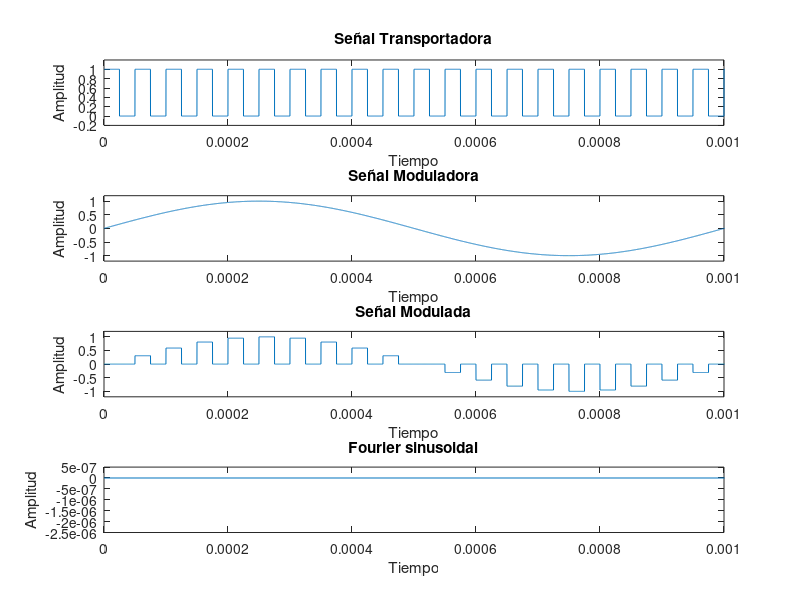
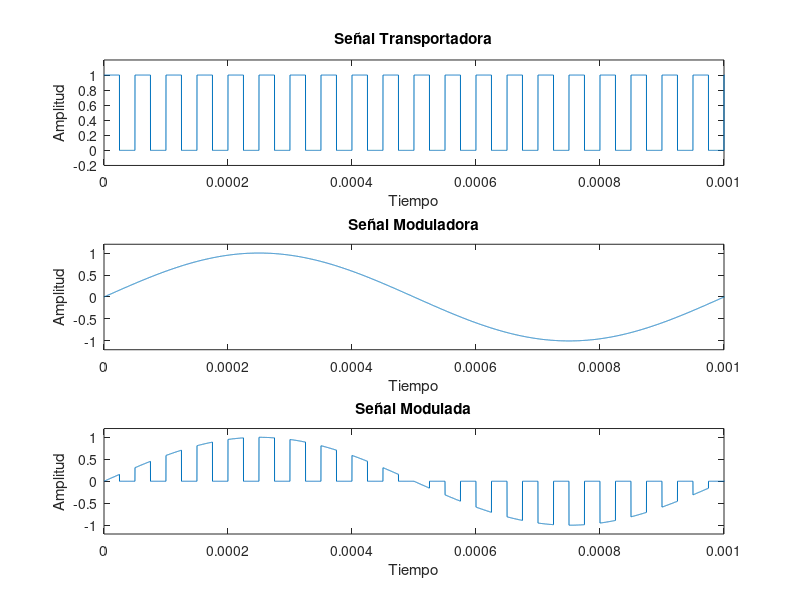

Source code (MATLAB) for these figures, in order:
clc;
A = 1; % Amplitud de la señal mensaje

fc = 20000;
fm =1000;
fs = 10000000;
t=1;
lX = [0.0 0.001];

n = [0:1/fs:t];
n = n(1:end-1); % Se elimina la última muestra del vector para que quede par en la cantidad de elementos

d = 50; % Ciclo de trabajo. Corresponde a un 50%

s = square(2*pi*fc*n,d); % Señal cuadrada
s(find(s<0))=0;   % Se toman solo los valores positivos, por que así es como se comportan los pulsos de la señal portadora

m = A*sin(2*pi*fm*n); % Señal Moduladora
period_sam = length(n)/fc;     % Número de muestras que tiene la señal transportadora
ind = 1:period_sam:length(n);   %
on_samp = ceil(period_sam * d/100);   %
pam_gate = zeros(1,length(n));
for i =1:length(ind)
    pam_gate(ind(i):ind(i)+on_samp) = m(ind(i));
end

fourier_gate = fft(pam_gate); % Fourier de Natural, CON FRECUENCIA fc

fourier_sinoudal = fft(m); % Fourier de Sinoudal, con frecuencia de señal = fm; 


figure("Name","Modulación Instantanea");
subplot(4,1,1);
plot(n,s);
title("Señal Transportadora");
xlabel("Tiempo");
ylabel("Amplitud");
ylim([-0.2 1.2]);
xlim(lX);

subplot(4,1,2);
plot(n,m);
title("Señal Moduladora");
xlabel("Tiempo");
ylabel("Amplitud");
ylim([-1.2 1.2]);
xlim(lX);

subplot(4,1,3);
plot(n,pam_gate);
title("Señal Modulada");
xlabel("Tiempo");
ylabel("Amplitud");
ylim([-1.2 1.2]);
xlim(lX);



z = (0:length(fourier_sinoudal) - 1) * fs/length(fourier_sinoudal);

subplot(4,1,4);
plot(z,fourier_sinoudal);
title("Fourier sinusoidal");
xlabel("Tiempo");
ylabel("Amplitud");
%ylim([-1.2 1.2]);



xlim(lX);


    
figure("Name","Modulación Natural");

pam_flat = m.*s;

subplot(3,1,1);
plot(n,s);
title("Señal Transportadora");
xlabel("Tiempo");
ylabel("Amplitud");
ylim([-0.2 1.2]);
xlim(lX);

subplot(3,1,2);
plot(n,m);
xlim(lX);
title("Señal Moduladora");
xlabel("Tiempo");
ylabel("Amplitud");
ylim([-1.2 1.2]);

subplot(3,1,3);
plot(n,pam_flat);
title("Señal Modulada");
xlabel("Tiempo");
ylabel("Amplitud");
ylim([-1.2 1.2]);
xlim(lX);
